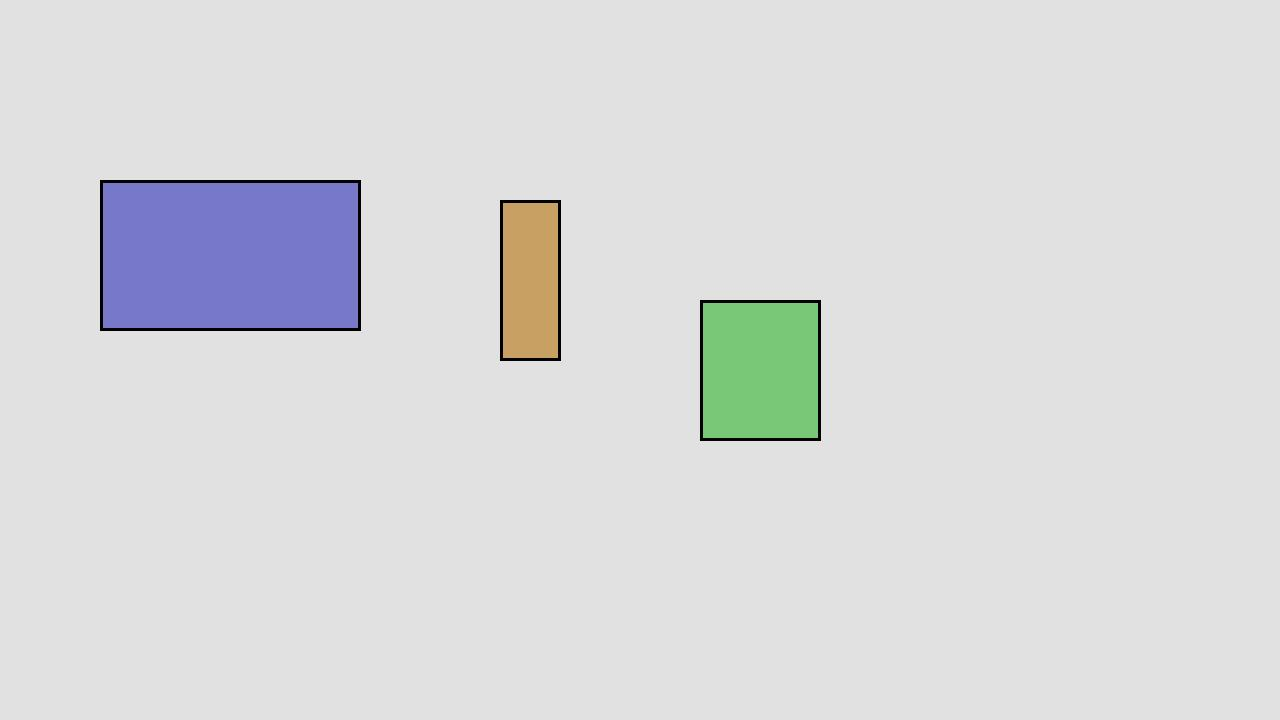
#> input picture data/idd/images/traffic_001.jpg, 1280 x 720 px; its folder holds 3 pictures in this run
$ python explore_coco.py
#> lines starting #> are read from the running program, lines starting #| are printed output that depends on the picture

"""
VisionPort - Session 5
COCO Dataset Exploration

Implementation A: Read and explore COCO JSON
Implementation B: Visualise bounding boxes
Implementation C: Count objects and verify annotations

Run from project root:
python explore_coco.py
"""

import json
from pathlib import Path
from collections import defaultdict, Counter

from PIL import Image, ImageDraw


# ============================================================
# PROJECT PATHS
# ============================================================

project_dir = Path(__file__).resolve().parent

json_path = (
    project_dir
    / "data"
    / "idd"
    / "annotations"
    / "instances.json"
)

image_dir = project_dir / "data" / "idd" / "images"

output_dir = project_dir / "docs"
output_dir.mkdir(parents=True, exist_ok=True)


# ============================================================
# IMPLEMENTATION A - READ AND EXPLORE COCO JSON
# ============================================================

print("\n========================================")
print("VISIONPORT - SESSION 5")
print("========================================")

# Check annotation file
if not json_path.exists():
    raise FileNotFoundError(
        f"COCO annotation file not found: {json_path}"
    )

# Load COCO JSON
with open(json_path, "r", encoding="utf-8") as file:
#> (reads data/idd/annotations/instances.json from the repository)
    coco = json.load(file)

print("\nCOCO JSON loaded successfully!")

# Read three main sections
images = coco["images"]
categories = coco["categories"]
annotations = coco["annotations"]

# Dataset summary
print("\nDATASET SUMMARY")
print("------------------------------")
print("Images:", len(images))
print("Categories:", len(categories))
print("Annotations:", len(annotations))

# Display categories
print("\nAVAILABLE CATEGORIES")
print("------------------------------")

for category in categories:
    print(category["id"], ":", category["name"])

# Display image information
print("\nIMAGE INFORMATION")
print("------------------------------")

for image_info in images:
    print(
        "Image ID:", image_info["id"],
        "| File:", image_info["file_name"],
        "| Width:", image_info["width"],
        "| Height:", image_info["height"]
    )

# Display annotations
print("\nOBJECT ANNOTATIONS")
print("------------------------------")

for annotation in annotations:
    print(
        "Annotation ID:", annotation["id"],
        "| Image ID:", annotation["image_id"],
        "| Category ID:", annotation["category_id"],
        "| Bounding Box:", annotation["bbox"]
    )


# ============================================================
# IMPLEMENTATION B - VISUALISE BOUNDING BOXES
# ============================================================

print("\n========================================")
print("BOUNDING BOX VISUALIZATION")
print("========================================")

# Convert category IDs into category names
category_names = {
    category["id"]: category["name"]
    for category in categories
}

# Group annotations by image ID
annotations_by_image = defaultdict(list)

for annotation in annotations:
    annotations_by_image[annotation["image_id"]].append(annotation)

# Generate preview for every image
generated_previews = []

for image_info in images:

    image_id = image_info["id"]
    filename = image_info["file_name"]

    image_path = image_dir / filename

    print(f"\nProcessing Image ID: {image_id}")
    print("Image:", filename)

    # Check image exists
    if not image_path.exists():
        print("ERROR: Image file not found:", image_path)
        continue

    # Open image
    image = Image.open(image_path).convert("RGB")
#> image is the input picture: PIL image 1280x720 RGB; mean R, G, B 217.5, 218.5, 219.9

    # Check dimensions
    if image.size != (
        image_info["width"],
        image_info["height"]
    ):
        print("WARNING: Image dimensions differ from COCO JSON.")

    draw = ImageDraw.Draw(image)

    image_annotations = annotations_by_image.get(
        image_id, []
    )

    if not image_annotations:
        print("No annotations found for this image.")

    # Draw bounding boxes
    for annotation in image_annotations:

        # COCO format: x, y, width, height
        x, y, width, height = annotation["bbox"]

        # Convert COCO format to XYXY
        x1 = x
        y1 = y
        x2 = x + width
        y2 = y + height

        # Get category label
        label = category_names.get(
            annotation["category_id"],
            "Unknown"
        )

        # Draw rectangle
        draw.rectangle(
            [x1, y1, x2, y2],
            outline="red",
            width=3
        )

        # Label position
        label_position = (
            x1,
            max(0, y1 - 18)
        )

        # Draw label background
        text_box = draw.textbbox(
            label_position,
            label
        )

        draw.rectangle(
            text_box,
            fill="red"
        )

        # Draw category name
        draw.text(
            label_position,
            label,
            fill="white"
        )

        print(
            f"  Detected annotation: {label} "
            f"| BBox: {[x1, y1, x2, y2]}"
        )
#> this loop made 3 passes
#> text_box on passes 1 to 3: (100, 166, 114, 172), (500, 184, 550, 194), (700, 284, 750, 294)

    # Save preview
    output_path = (
        output_dir / f"coco_preview_{image_id}.jpg"
    )

    image.save(output_path, quality=95)
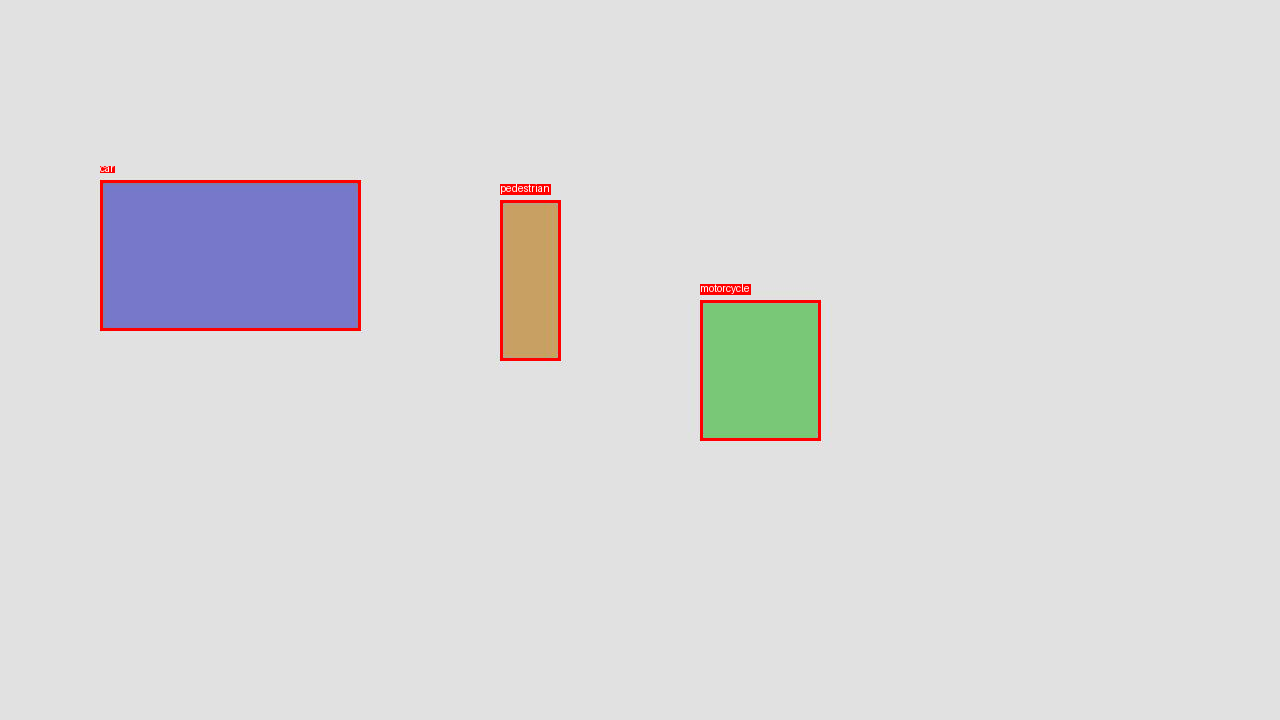
#> saved as coco_preview_1.jpg: PIL image 1280x720 RGB; mean R, G, B 219, 218.3, 219.6

    generated_previews.append(output_path)

    print("Preview saved successfully:")
    print(output_path)
#> pass 2 of the loop `for image_info in images:`:
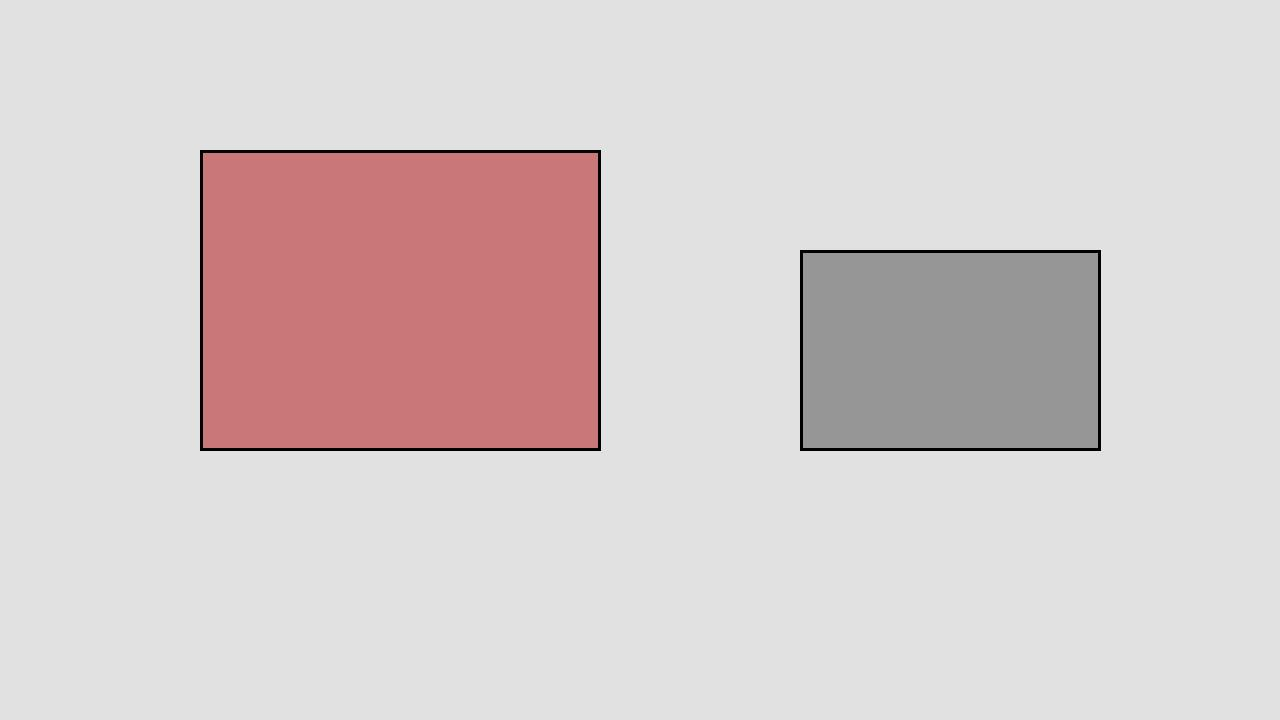
#> input picture data/idd/images/traffic_002.jpg, 1280 x 720 px
#> image is the input picture: PIL image 1280x720 RGB; mean R, G, B 215.5, 205.2, 205.4
#> the loop `for annotation in image_annotations:` made 2 passes
#> text_box on passes 1 to 2: (200, 134, 217, 142), (800, 234, 825, 242)
#> `image.save(output_path, quality=95)`:
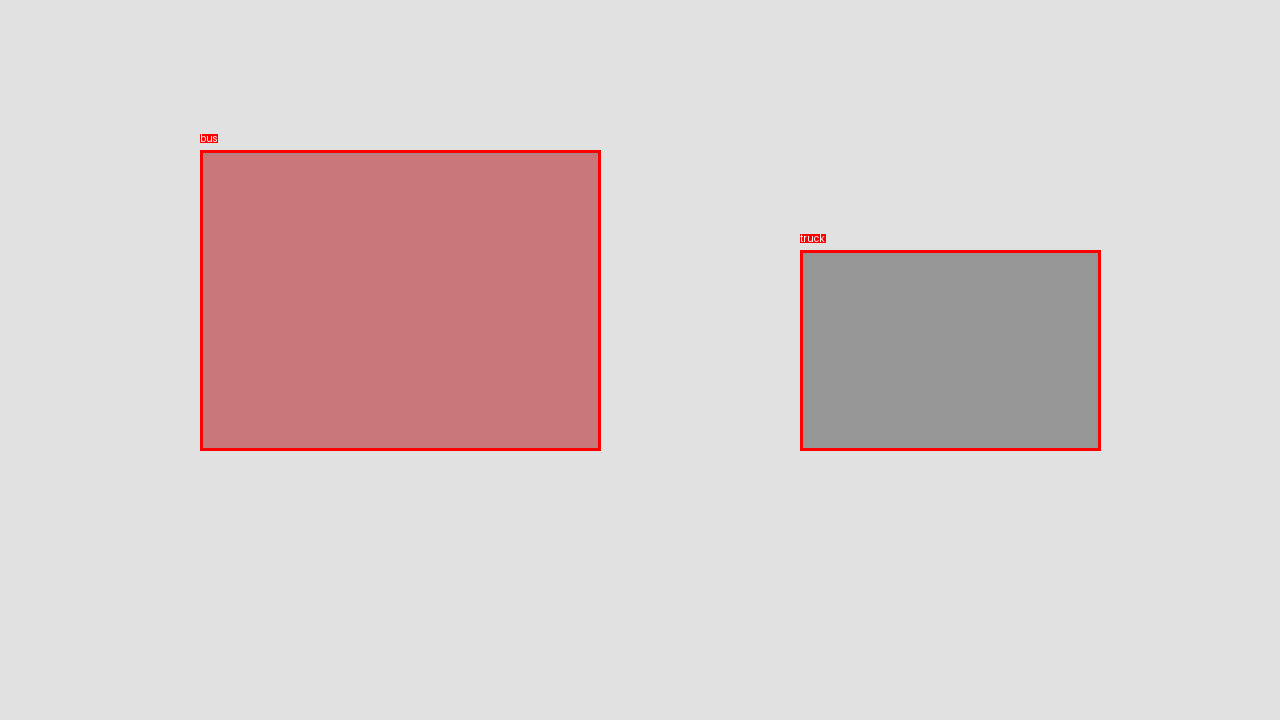
#> saved as coco_preview_2.jpg: PIL image 1280x720 RGB; mean R, G, B 217.5, 205.1, 205.4
#> pass 3 of the loop `for image_info in images:`:
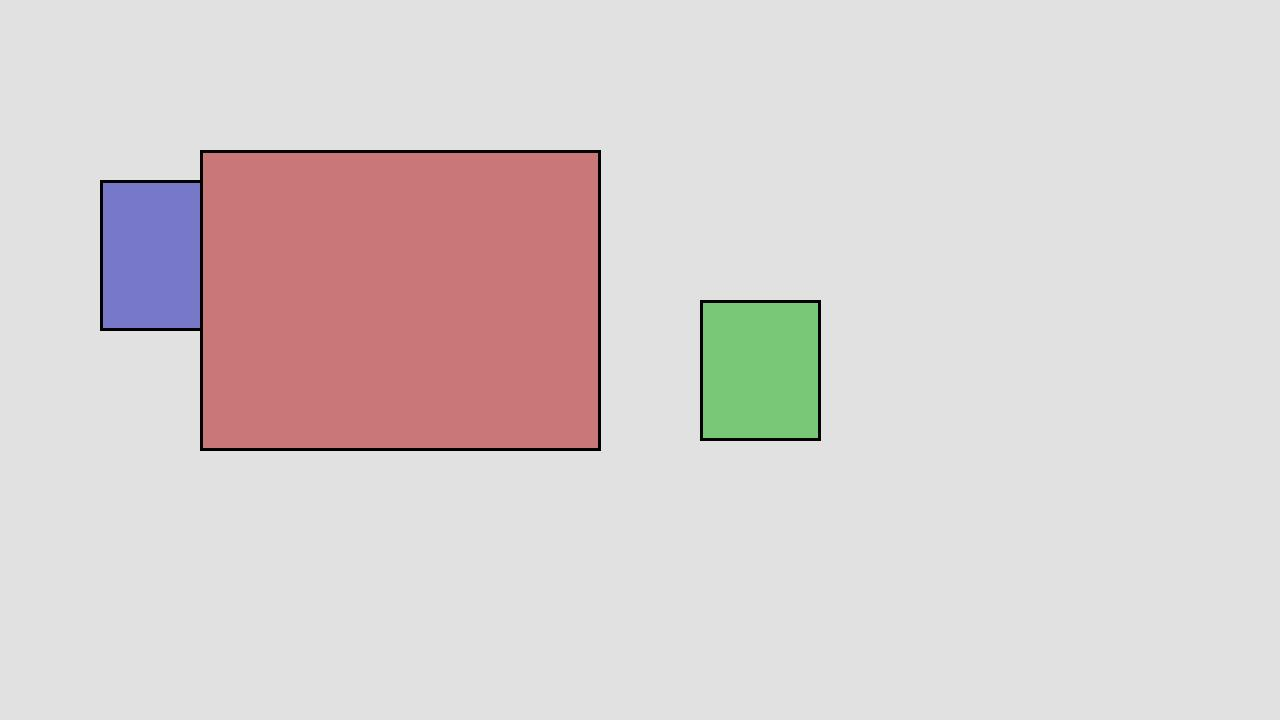
#> input picture data/idd/images/traffic_003.jpg, 1280 x 720 px
#> image is the input picture: PIL image 1280x720 RGB; mean R, G, B 217, 208, 208.1
#> the loop `for annotation in image_annotations:` made 3 passes
#> `image.save(output_path, quality=95)`:
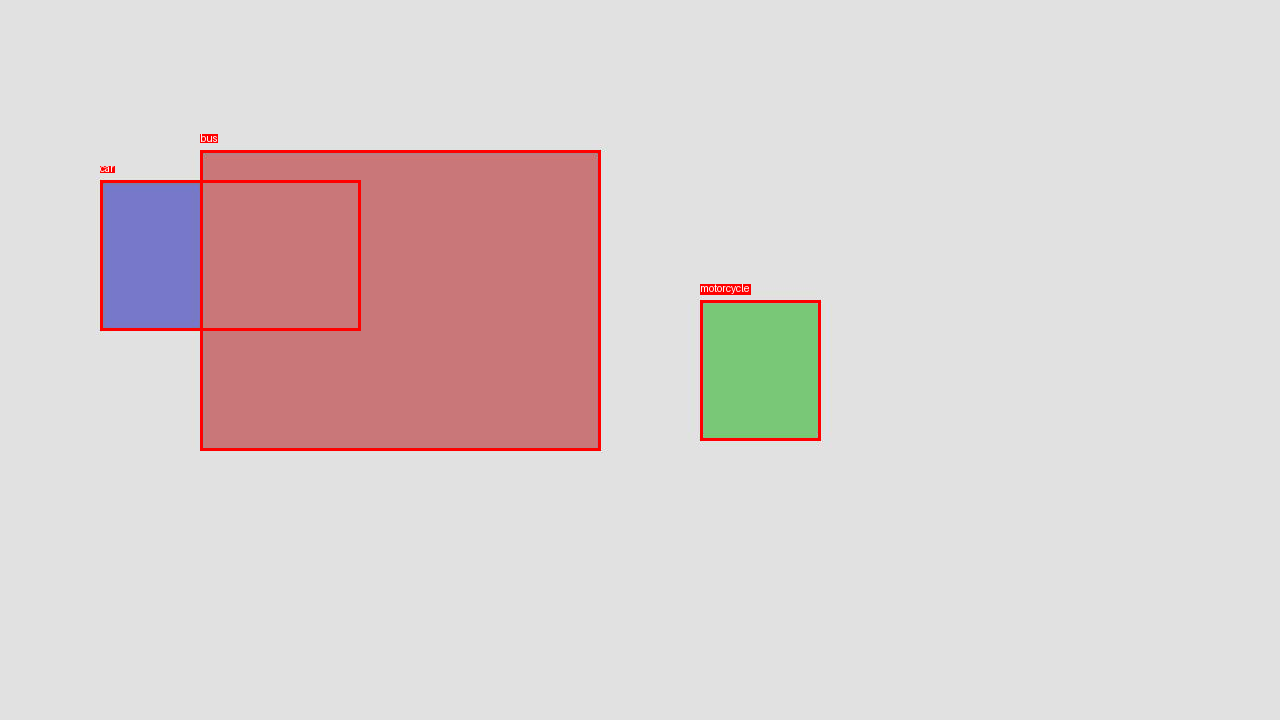
#> saved as coco_preview_3.jpg: PIL image 1280x720 RGB; mean R, G, B 218.9, 207.6, 207.7


# ============================================================
# IMPLEMENTATION C - COUNT OBJECTS PER CATEGORY
# ============================================================

print("\n========================================")
print("OBJECTS PER CATEGORY")
print("========================================")

category_counts = Counter(
    annotation["category_id"]
    for annotation in annotations
)

for category_id, name in category_names.items():

    count = category_counts.get(
        category_id, 0
    )

    print(
        f"{category_id:>3} : {name:<12} {count}"
    )


# ============================================================
# IMAGES WITH AND WITHOUT ANNOTATIONS
# ============================================================

images_with_annotations = sum(
    1 for image_info in images
    if annotations_by_image.get(image_info["id"])
)

images_without_annotations = (
    len(images) - images_with_annotations
)

print("\nIMAGE ANNOTATION SUMMARY")
print("------------------------------")

print(
    "Images with annotations:",
    images_with_annotations
)

print(
    "Images without annotations:",
    images_without_annotations
)


# ============================================================
# IMPLEMENTATION C - VERIFICATION CHECKS
# ============================================================

print("\n========================================")
print("VERIFICATION CHECKS")
print("========================================")

# Create image lookup dictionary
image_by_id = {
    image_info["id"]: image_info
    for image_info in images
}

# Check 1: Invalid image references
bad_image = [
    a["id"]
    for a in annotations
    if a["image_id"] not in image_by_id
]

# Check 2: Invalid category references
bad_category = [
    a["id"]
    for a in annotations
    if a["category_id"] not in category_names
]

# Check 3: Invalid bounding box dimensions
bad_size = [
    a["id"]
    for a in annotations
    if (
        len(a["bbox"]) != 4
        or a["bbox"][2] <= 0
        or a["bbox"][3] <= 0
    )
]

# Check 4: Bounding boxes outside image boundaries
outside = []

for annotation in annotations:

    image_id = annotation["image_id"]

    if image_id not in image_by_id:
        continue

    bbox = annotation["bbox"]

    if len(bbox) != 4:
        continue

    x, y, width, height = bbox

    image_info = image_by_id[image_id]

    if (
        x < 0
        or y < 0
        or x + width > image_info["width"]
        or y + height > image_info["height"]
    ):
        outside.append(annotation["id"])


# Display results
checks = [
    (
        "Every annotation points to an existing image",
        bad_image
    ),
    (
        "Every annotation points to an existing category",
        bad_category
    ),
    (
        "Every box has width > 0 and height > 0",
        bad_size
    ),
    (
        "Every box lies inside its image",
        outside
    )
]

all_passed = True

for check_name, bad_ids in checks:

    if not bad_ids:
        result = "PASS"
    else:
        result = f"FAIL {bad_ids[:5]}"
        all_passed = False

    print(
        f"{check_name:<50} {result}"
    )


# ============================================================
# FINAL SESSION 5 REPORT
# ============================================================

print("\n========================================")
print("SESSION 5 EXECUTION SUMMARY")
print("========================================")

print("Total images:", len(images))
print("Total categories:", len(categories))
print("Total annotations:", len(annotations))

print(
    "Generated preview images:",
    len(generated_previews)
)

print("Preview directory:", output_dir.resolve())

print(
    "Annotation verification:",
    "ALL PASSED" if all_passed else "SOME CHECKS FAILED"
)

print("\nGenerated Preview Files:")

for preview in generated_previews:
    print(preview.name)

print("\nVISIONPORT SESSION 5 COMPLETED")
print("========================================")
